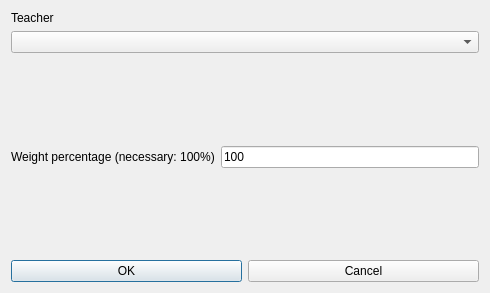
<?xml version="1.0" encoding="UTF-8"?>
<ui version="4.0">
 <class>ModifyConstraintTeacherMaxTwoActivityTagsPerRealDayFromN1N2N3Form_template</class>
 <widget class="QDialog" name="ModifyConstraintTeacherMaxTwoActivityTagsPerRealDayFromN1N2N3Form_template">
  <property name="geometry">
   <rect>
    <x>0</x>
    <y>0</y>
    <width>490</width>
    <height>293</height>
   </rect>
  </property>
  <property name="windowTitle">
   <string extracomment="This is the title of the dialog to modify a constraint of this type">Modify teacher max two activity tags per real day from N1 N2 N3</string>
  </property>
  <layout class="QGridLayout" name="gridLayout">
   <item row="3" column="0">
    <spacer name="verticalSpacer_2">
     <property name="orientation">
      <enum>Qt::Vertical</enum>
     </property>
     <property name="sizeHint" stdset="0">
      <size>
       <width>20</width>
       <height>29</height>
      </size>
     </property>
    </spacer>
   </item>
   <item row="0" column="0">
    <layout class="QGridLayout">
     <item row="1" column="0">
      <widget class="QComboBox" name="teachersComboBox">
       <property name="editable">
        <bool>false</bool>
       </property>
       <property name="insertPolicy">
        <enum>QComboBox::NoInsert</enum>
       </property>
       <property name="duplicatesEnabled">
        <bool>false</bool>
       </property>
      </widget>
     </item>
     <item row="0" column="0">
      <widget class="QLabel" name="teacherTextLabel">
       <property name="frameShape">
        <enum>QFrame::NoFrame</enum>
       </property>
       <property name="frameShadow">
        <enum>QFrame::Plain</enum>
       </property>
       <property name="text">
        <string>Teacher</string>
       </property>
       <property name="wordWrap">
        <bool>false</bool>
       </property>
      </widget>
     </item>
    </layout>
   </item>
   <item row="1" column="0">
    <spacer name="spacer7">
     <property name="orientation">
      <enum>Qt::Vertical</enum>
     </property>
     <property name="sizeType">
      <enum>QSizePolicy::Expanding</enum>
     </property>
     <property name="sizeHint" stdset="0">
      <size>
       <width>20</width>
       <height>21</height>
      </size>
     </property>
    </spacer>
   </item>
   <item row="2" column="0">
    <layout class="QHBoxLayout" name="horizontalLayout_2">
     <item>
      <widget class="QLabel" name="weightTextLabel">
       <property name="frameShape">
        <enum>QFrame::NoFrame</enum>
       </property>
       <property name="frameShadow">
        <enum>QFrame::Plain</enum>
       </property>
       <property name="text">
        <string>Weight percentage (necessary: 100%)</string>
       </property>
       <property name="wordWrap">
        <bool>false</bool>
       </property>
      </widget>
     </item>
     <item>
      <widget class="QLineEdit" name="weightLineEdit">
       <property name="text">
        <string notr="true">100</string>
       </property>
      </widget>
     </item>
    </layout>
   </item>
   <item row="4" column="0">
    <layout class="QHBoxLayout">
     <item>
      <widget class="QPushButton" name="okPushButton">
       <property name="text">
        <string>OK</string>
       </property>
      </widget>
     </item>
     <item>
      <widget class="QPushButton" name="cancelPushButton">
       <property name="text">
        <string>Cancel</string>
       </property>
      </widget>
     </item>
    </layout>
   </item>
  </layout>
 </widget>
 <layoutdefault spacing="6" margin="11"/>
 <resources/>
 <connections/>
</ui>
